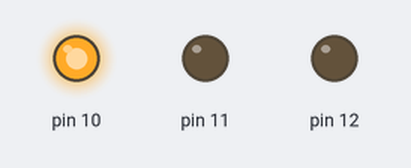
Simulated run of this sketch. Board: Arduino Uno, built with avr-gcc and run on an emulated ATmega328P. On the bench: output pins drawn as LEDs (lit = HIGH).

Above: at 0.5 s.
At 4.5 s:
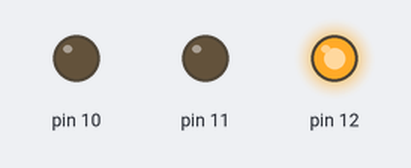
At 7.5 s:
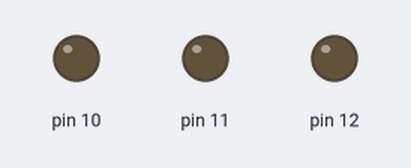
At 14.5 s:
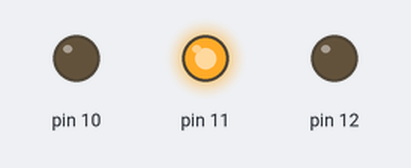
Timing chart, 0 to 15.6 s (numbered marks = the images above):
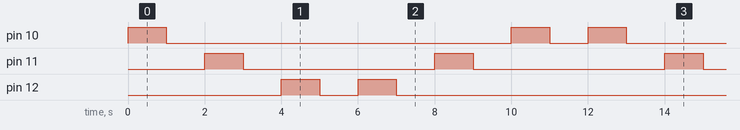

The sketch:

lab3.ino
```cpp
void setup() {
  for(int i=10;i<=12;i++)
  {
    pinMode(i,OUTPUT);  //i=led
  }
}
void loop() {
  for(int i=10;i<=12;i++)
  {
    digitalWrite(i,HIGH);
    delay(1000);
    digitalWrite(i,LOW);
    delay(1000);
  }
  for(int i=12;i>=10;i--)
  {
    digitalWrite(i,HIGH);
    delay(1000);
    digitalWrite(i,LOW);
    delay(1000);
  }
}
```

Measured:
- by itself, pin 10: repeats every 12.0 s: LOW 9.0 s, HIGH 1.0 s, LOW 1.0 s, HIGH 1.0 s
- by itself, pin 11: alternates HIGH for 1.0 s and LOW for 5.0 s
- by itself, pin 12: repeats every 12.0 s: LOW 1.0 s, HIGH 1.0 s, LOW 9.0 s, HIGH 1.0 s
